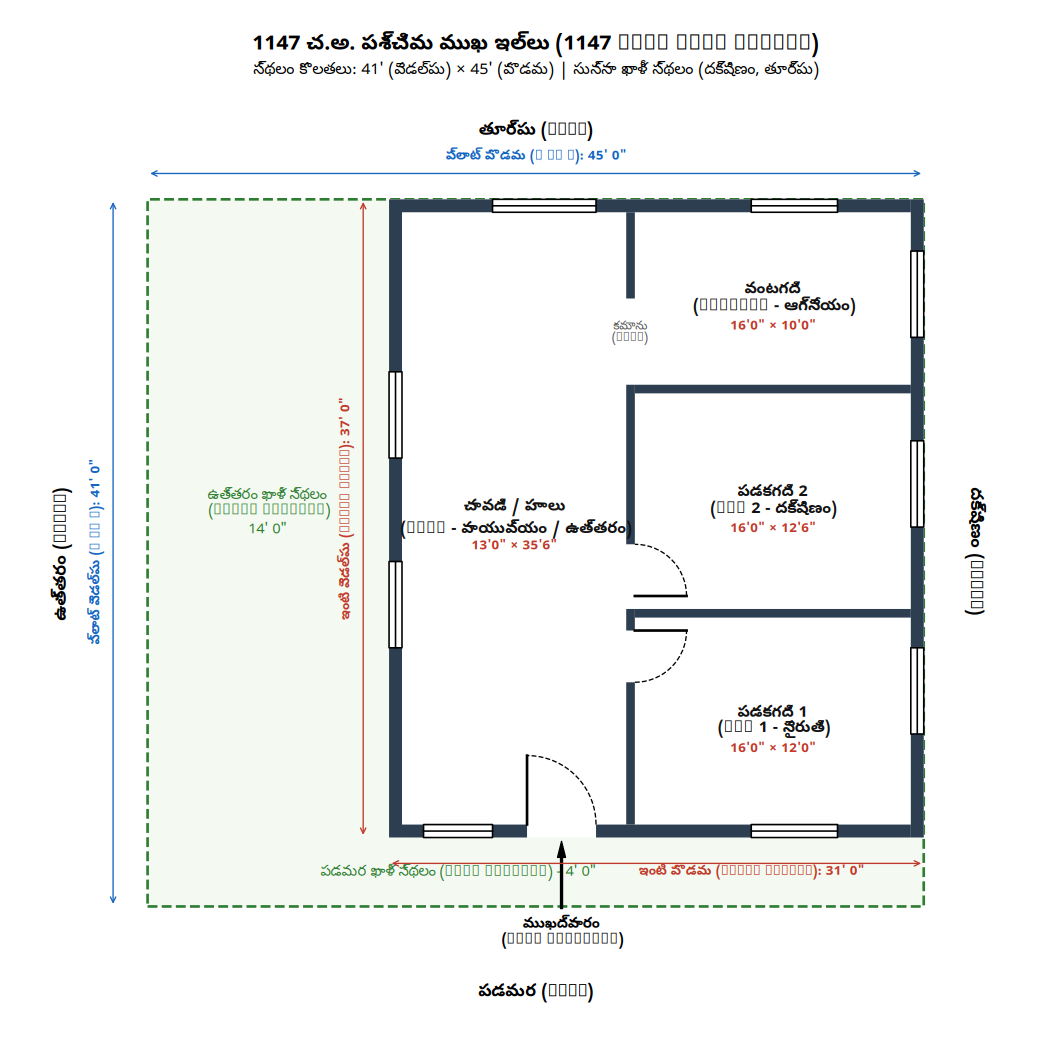

Python code for this plot:
import matplotlib
matplotlib.use('Agg')
import matplotlib.pyplot as plt
import matplotlib.patches as mpatches
import subprocess

plt.rcParams['font.family'] = 'sans-serif'
plt.rcParams['font.sans-serif'] = ['Noto Sans Telugu', 'DejaVu Sans', 'Liberation Sans']
plt.rcParams['svg.fonttype'] = 'none'

def generate():
    fig, ax = plt.subplots(figsize=(16, 14)) 
    ax.set_aspect('equal')
    ax.set_xlim(-8, 52)
    ax.set_ylim(-8, 52)
    ax.axis('off')

    # 1. Plot Boundary
    ax.add_patch(mpatches.Rectangle((0,0), 45, 41, facecolor='#f4f9f1', edgecolor='#2e7d32', ls='--', lw=2))

    # 2. House Background
    ax.add_patch(mpatches.Rectangle((14.0, 4.0), 31.0, 37.0, facecolor='#ffffff', edgecolor='none'))

    # 3. Walls
    wall_color = '#2c3e50'
    walls = [
        # North exterior (Left vertical)
        (14.0, 4.0, 0.75, 37.0),
        # South exterior (Right vertical)
        (44.25, 4.0, 0.75, 37.0),
        # West exterior (Bottom horizontal segments)
        (14.75, 4.0, 7.25, 0.75),   # X = 14.75 to 22.0
        (26.0, 4.0, 18.25, 0.75),   # X = 26.0 to 44.25
        # East exterior (Top horizontal)
        (14.75, 40.25, 29.5, 0.75), # X = 14.75 to 44.25
        
        # Interior vertical
        (27.75, 4.75, 0.50, 8.25),   # Y = 4.75 to 13.0
        (27.75, 16.0, 0.50, 1.25),   # Y = 16.0 to 17.25
        (27.75, 21.0, 0.50, 9.25),   # Y = 21.0 to 30.25
        (27.75, 35.25, 0.50, 5.0),   # Y = 35.25 to 40.25
        
        # Interior horizontal
        (28.25, 16.75, 16.0, 0.50),  # Bed 1 / Bed 2
        (28.25, 29.75, 16.0, 0.50)   # Bed 2 / Kitchen
    ]
    for x, y, w, h in walls:
        ax.add_patch(mpatches.Rectangle((x,y), w, h, facecolor=wall_color, edgecolor='none'))

    # 4. Windows
    def draw_window(x1, x2, y1, y2):
        ax.add_patch(mpatches.Rectangle((x1, y1), x2-x1, y2-y1, facecolor='#ffffff', edgecolor='black', lw=1.2))
        if x2 - x1 > y2 - y1:
            mid = (y1+y2)/2
            ax.plot([x1, x2], [mid, mid], color='black', lw=1.2)
        else:
            mid = (x1+x2)/2
            ax.plot([mid, mid], [y1, y2], color='black', lw=1.2)

    # North Exterior
    draw_window(14.0, 14.75, 15.0, 20.0)
    draw_window(14.0, 14.75, 26.0, 31.0)
    # South Exterior
    draw_window(44.25, 45.0, 10.0, 15.0)
    draw_window(44.25, 45.0, 22.0, 27.0)
    draw_window(44.25, 45.0, 33.0, 38.0)
    # West Exterior
    draw_window(35.0, 40.0, 4.0, 4.75)
    draw_window(16.0, 20.0, 4.0, 4.75)
    # East Exterior
    draw_window(35.0, 40.0, 40.25, 41.0)
    draw_window(20.0, 26.0, 40.25, 41.0)

    # 5. Doors
    # Main Entrance
    ax.plot([22.0, 22.0], [4.75, 8.75], color='black', lw=2)
    ax.add_patch(mpatches.Arc((22.0, 4.75), 8.0, 8.0, angle=0, theta1=0, theta2=90, color='black', ls='--'))
    # Bed 1
    ax.plot([28.25, 31.25], [16.0, 16.0], color='black', lw=2)
    ax.add_patch(mpatches.Arc((28.25, 16.0), 6.0, 6.0, angle=0, theta1=270, theta2=360, color='black', ls='--'))
    # Bed 2
    ax.plot([28.25, 31.25], [18.0, 18.0], color='black', lw=2)
    ax.add_patch(mpatches.Arc((28.25, 18.0), 6.0, 6.0, angle=0, theta1=0, theta2=90, color='black', ls='--'))

    # 6. Labels
    def label(x, y, title, dims):
        ax.text(x, y, title, fontsize=12, fontweight='bold', ha='center', va='center', color='#111111')
        ax.text(x, y-1.5, dims, fontsize=10, color='#c0392b', fontweight='bold', ha='center', va='center')

    label(36.25, 10.75, "పడకగది 1\n(Bed 1 - నైరుతి)", "16'0\" × 12'0\"")
    label(36.25, 23.5, "పడకగది 2\n(Bed 2 - దక్షిణం)", "16'0\" × 12'6\"")
    label(36.25, 35.25, "వంటగది\n(Kitchen - ఆగ్నేయం)", "16'0\" × 10'0\"")
    label(21.25, 22.5, "చావడి / హాలు\n(Hall - వాయువ్యం / ఉత్తరం)", "13'0\" × 35'6\"")
    ax.text(28.0, 33.25, "కమాను\n(Arch)", fontsize=9, color='#555555', ha='center', va='center')

    # 7. Setbacks
    ax.text(7.0, 23.0, "ఉత్తరం ఖాళీ స్థలం\n(North Setback)\n14' 0\"", fontsize=11, color='#2e7d32', ha='center', va='center')
    ax.text(18.0, 2.0, "పడమర ఖాళీ స్థలం (West Setback) - 4' 0\"", fontsize=11, color='#2e7d32', ha='center', va='center')

    ax.annotate('ముఖద్వారం\n(Main Entrance)', xy=(24.0, 4.0), xytext=(24.0, -0.5),
                arrowprops=dict(facecolor='black', shrink=0.05, width=1.5, headwidth=6),
                fontsize=11, fontweight='bold', ha='center', va='top')

    # 8. Compass
    ax.text(-5.0, 20.5, "ఉత్తరం (NORTH)", fontsize=13, fontweight='bold', ha='center', va='center', rotation=90)
    ax.text(48.0, 20.5, "దక్షిణం (SOUTH)", fontsize=13, fontweight='bold', ha='center', va='center', rotation=270)
    ax.text(22.5, -5.0, "పడమర (WEST)", fontsize=13, fontweight='bold', ha='center', va='center')
    ax.text(22.5, 45.0, "తూర్పు (EAST)", fontsize=13, fontweight='bold', ha='center', va='center')

    # 9. Dimensions
    ax.annotate('', xy=(0, 42.5), xytext=(45, 42.5), arrowprops=dict(arrowstyle='<->', color='#1565c0'))
    ax.text(22.5, 43.5, "ప్లాట్ పొడవు (N to S): 45' 0\"", color='#1565c0', fontweight='bold', ha='center', va='center')

    ax.annotate('', xy=(-2.0, 0), xytext=(-2.0, 41), arrowprops=dict(arrowstyle='<->', color='#1565c0'))
    ax.text(-3.0, 20.5, "ప్లాట్ వెడల్పు (W to E): 41' 0\"", color='#1565c0', fontweight='bold', ha='center', va='center', rotation=90)

    ax.annotate('', xy=(14.0, 2.5), xytext=(45.0, 2.5), arrowprops=dict(arrowstyle='<->', color='#c0392b'))
    ax.text(35.0, 2.0, "ఇంటి పొడవు (House Length): 31' 0\"", color='#c0392b', fontweight='bold', ha='center', va='center')

    ax.annotate('', xy=(12.5, 4.0), xytext=(12.5, 41.0), arrowprops=dict(arrowstyle='<->', color='#c0392b'))
    ax.text(11.5, 23.0, "ఇంటి వెడల్పు (House Width): 37' 0\"", color='#c0392b', fontweight='bold', ha='center', va='center', rotation=90)

    # 10. Title
    ax.text(22.5, 50.0, "1147 చ.అ. పశ్చిమ ముఖ ఇల్లు (1147 sqft West Facing)", fontsize=16, fontweight='bold', ha='center', va='center')
    ax.text(22.5, 48.5, "స్థలం కొలతలు: 41' (వెడల్పు) × 45' (పొడవు) | సున్నా ఖాళీ స్థలం (దక్షిణం, తూర్పు)", fontsize=12, ha='center', va='center')

    SVG = "/mnt/linuxdata/fraud-brain/houseplan/floor_plan_rotated_1100.svg"
    PNG = "/mnt/linuxdata/fraud-brain/houseplan/floor_plan_rotated_1100.png"
    plt.savefig(SVG, bbox_inches='tight', dpi=150)
    plt.close()
    subprocess.run(["/home/teja/.local/bin/cairosvg", SVG, "-o", PNG], check=True)

if __name__ == "__main__":
    generate()
